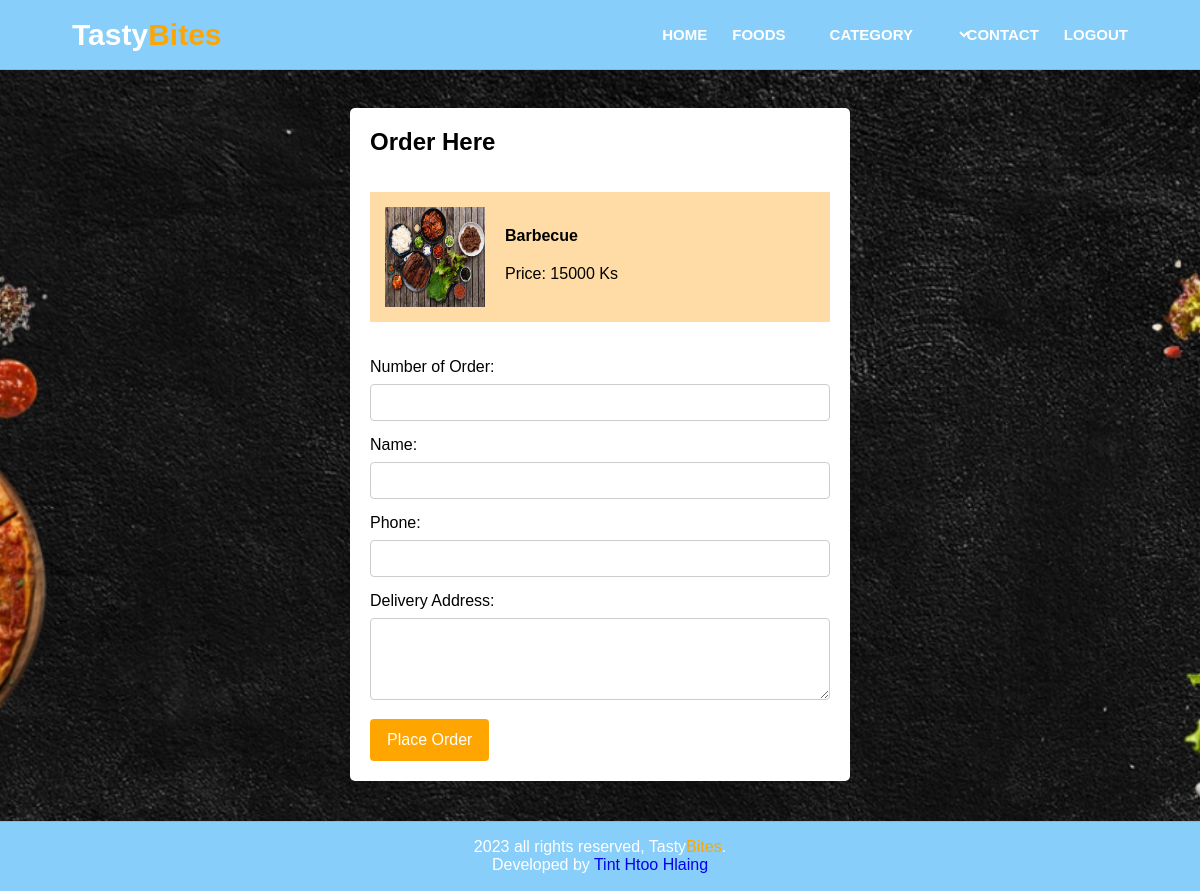
/order-form.php?id=53 (signed in), run on the app's committed database.
### tables this page shows
CREATE TABLE `products` (
  `id` int(11) NOT NULL,
  `prd_name` varchar(50) NOT NULL,
  `prd_price` int(10) NOT NULL,
  `prd_category` varchar(20) NOT NULL,
  `prd_image` varchar(500) NOT NULL
);

### order-form.php (the view, shortened to what this page needs)
<?php
    include('connection.php');
    if (isset($_GET['id'])) {
        $id = $_GET['id'];
        $sql = "SELECT * FROM products WHERE id=$id";
        $result = mysqli_query($con, $sql);
        $count = mysqli_num_rows($result);
        if ($count==1) {
            $row = mysqli_fetch_assoc($result);
            $prd_name = $row['prd_name'];
            $prd_price = $row['prd_price'];
            $prd_image = $row['prd_image'];
        }else{
            $_SESSION['no-prd-found'] = "<div style='color:red;'>No Product Found.</div>";
            header('location:product.php');
        }
    }else{
        header('location:product.php');
    }
 ?>
<!DOCTYPE html>
<html>
<head>
    <link rel="stylesheet" type="text/css" href="order-form.css">
    <link rel="stylesheet" href="https://cdnjs.cloudflare.com/ajax/libs/font-awesome/6.4.2/css/all.min.css"/>
</head>
<body>
    <div>
        <nav class="nav-section">
            <a class="logo" href="index.php"><h1>Tasty<span>Bites</span></h1></a>
            <div class="menu">
                <ul><a href="index.php">HOME</a></ul>
                <ul><a href="foods.php">FOODS</a></ul>
                <ul><select class="category" onchange="redirectToCategory(this)">
                    <option value="" class="ctg-list">category</option>
                </select>
                </a></ul>
                <ul><a href="contact.php">CONTACT</a></ul>
                <ul><a href="<?php
                                if (!isset($_SESSION['user'])) {
                                    echo "login.php";
                                }else{
                                    echo "logout.php";
                                }
                            ?>">
                            <?php
                                if (!isset($_SESSION['user'])) {
                                    echo "LOGIN";
                                }else{
                                    echo "LOGOUT";
                                }
                            ?>
                </a></ul>
            </div>
        </nav>
    </div><br><br><br><br><br><br>
    <div>
        <form method="POST" enctype="multipart/form-data">
        <h2>Order Here</h2><br><br>
        <div class="detail">
                <?php
                if ($prd_name!="") {
                ?>
                    <img src="img/product/<?php echo $prd_image; ?>" name="prd_image">
                <?php
                }else{
                    echo "No image added.";
                }
                ?>
            <h4 class="pd-name"><?php echo $prd_name; ?></h4>
            <p class="pd-price">Price: <?php echo $prd_price; ?> Ks</p>
        </div><br><br>
        <label for="name">Number of Order:</label>
        <input type="number" name="order_count" min="1" required>
        <label for="name">Name:</label>
        <input type="text" id="name" name="name" required>
        <label for="phone">Phone:</label>
        <input type="text" id="phone" name="phone" required>
        <label for="address">Delivery Address:</label>
        <textarea id="address" name="address" rows="4" required></textarea>
        <button type="submit" name="submit">Place Order</button>
    </form>
    </div>
    <?php include ('footer.php'); ?>
</body>
</html>

### order-form.css (style rules this page uses)
* { margin: 0; padding: 0; box-sizing: border-box; text-decoration: none; }
body { background-image: url(img/bg.png); background-size: cover; background-position: center; background-attachment: fixed; font-family: sans-serif; }
.nav-section { margin-bottom: 100px; background-color: lightskyblue; height: 70px; width: 100%; display: flex; justify-content: space-between; border-bottom: 1px solid orange; position: fixed; z-index: 1000; }
.logo { font-family: 'Skranji', sans-serif; line-height: 70px; margin-left: 6%; font-size: 20px; color: white; transition: color 0.5s; }
.logo span { color: orange; }
.menu { display: flex; line-height: 70px; margin-right: 6%; z-index: 1000; }
.menu ul a { margin-left: 25px; text-transform: uppercase; font-size: 15px; font-weight: bold; font-family: 'Skranji', sans-serif; color: white; transition: color 0.5s; }
.category { background-color: transparent; border: none; color: white; margin-left: 30px; font-size: 15px; font-weight: bold; text-transform: uppercase; transition: color 0.5s; }
form { max-width: 500px; margin: 0 auto; background: #fff; padding: 20px; border-radius: 5px; box-shadow: 0 0 10px rgba(0, 0, 0, 0.1); }
.detail { width: 100%; height: 130px; padding: 15px; background-color: #ffdca5; }
img { width: 100px; height: 100px; float: left; margin-right: 20px; }
.pd-name, .pd-price { margin-top: 20px; }
label { display: block; margin-bottom: 8px; }
input, select, textarea { width: 100%; padding: 10px; margin-bottom: 15px; box-sizing: border-box; border: 1px solid #ccc; border-radius: 4px; }
button { background-color: orange; color: #fff; padding: 10px 15px; border: 2px solid orange; border-radius: 4px; cursor: pointer; font-size: 16px; transition: all .5s; }

### footer.css (style rules this page uses)
* { margin: 0; padding: 0; }

### data on the page
products: prd_image (picture), prd_name "Barbecue", prd_price "15000"
